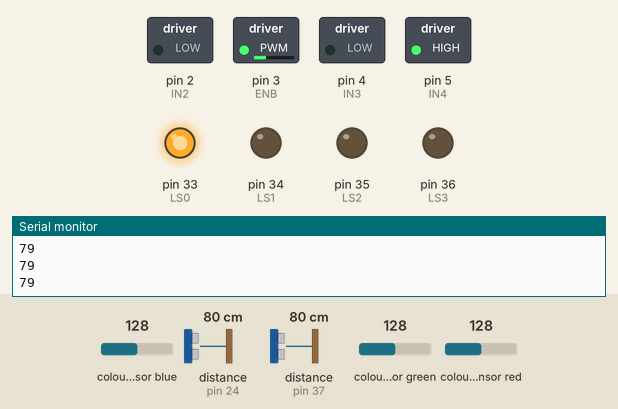
Simulated run of this sketch. Board: Arduino Mega 2560, built with avr-gcc and run on an emulated ATmega2560. Parts: switched loads named in the sketch (green lamp = pin HIGH), output pins drawn as LEDs (lit = HIGH), the last lines printed to the serial monitor. Wiring (inferred from the names in the program): ultrasonic range finder: trigger pin 25; echo pin 24; TCS3200 colour sensor: output pin 12; S2 pin 30; S3 pin 7; S0 pin 28; S1 pin 29. Inputs (shaded band) come from the test bench; at power-on: distance to the obstacle (sensors on pin 24, pin 37) 80 cm, colour sensor blue 128, colour sensor green 128, colour sensor red 128. The echo pulse lasts 58.3 µs per cm; pins used as bus, display or sensor lines are not drawn.

Above: at 1.2 s.
1.3 s: distance to the obstacle (sensor on pin 24) set to 17 cm
2.8 s: distance to the obstacle (sensor on pin 24) set to 14 cm
At 6.6 s:
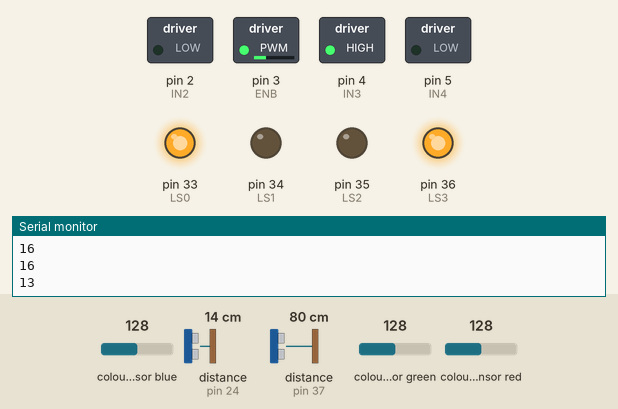
7.6 s: distance to the obstacle (sensor on pin 24) set to 60 cm
At 10.5 s:
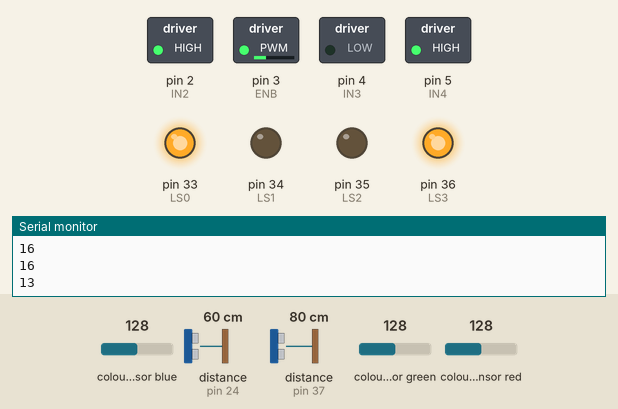
10.6 s: distance to the obstacle (sensor on pin 24) set to 2 cm
At 13.7 s:
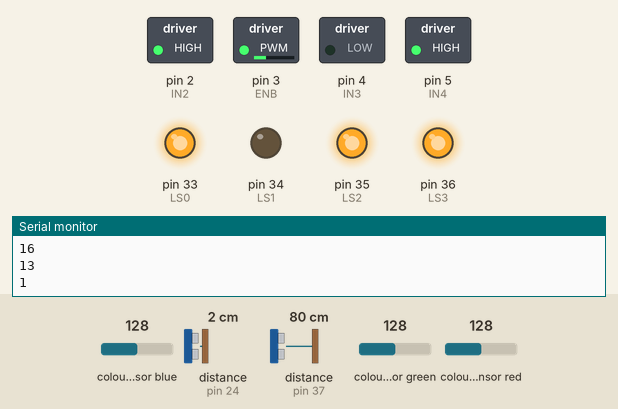
Timing chart, 0 to 14.6 s (numbered marks = the images above; inputs shaded):
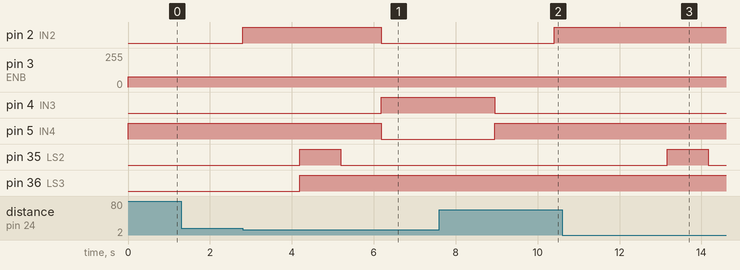

The sketch:

ObstacleAvoidance.ino
```cpp
//Right Color Sensor, CS1
#define RS0 28
#define RS1 29
#define RS2 30
#define RS3 7
#define RSOut 12

//Left Color Sensor, CS2
#define LS0 33
#define LS1 34
#define LS2 35
#define LS3 36
#define LSOut 37

// Analog values for colors
#define redMin 38
#define redMax 236
#define greenMin 40
#define greenMax 364
#define blueMin 36
#define blueMax 319

//Left Motor
//I changed the values here to align with the chart Perrin made
#define ENA 0
#define IN1 1
#define IN2 2

// RIGHT Motor
#define ENB 3
#define IN3 4
#define IN4 5

// Ultrasonic Sensor 1, front of the vehicle
#define echoPin1 24
#define trigPin1 25

// _Ultrasonic Sensor 2, side of the vehicle
#define echoPin2 26
#define trigPin2 27

//Timing
#define speedR 30
#define speedL 30
#define waitTime 1450
#define turnTime 1380

//motors
int PWMvalR = 255*speedR/100;
int PWMvalL = 255*speedL/100;

//color sensor
int RredFreq = 0;     int LredFreq = 0;
int RgreenFreq = 0;   int LgreenFreq = 0;
int RblueFreq = 0;    int LblueFreq = 0;
int RredColor = 0;    int LredColor = 0;
int RgreenColor = 0;  int LgreenColor = 0;
int RblueColor = 0;   int LblueColor = 0;

char isColorR = 0;    char isColorL = 0;

//front ultrasonic sensor
long duration1;
int distance1;
int targetDistance1 = 15;

//side ultrasonic sensor
long duration2;
int distance2;
int targetDistance2 = 15;

//States
enum {FindBoundary,FindGap,Choice,End};
unsigned char state;

void setup() {
  // put your setup code here, to run once:
   // Set all motor controller pins as outputs
  pinMode(ENA, OUTPUT);
  pinMode(ENB, OUTPUT);
  pinMode(IN1, OUTPUT);
  pinMode(IN2, OUTPUT);
  pinMode(IN3, OUTPUT);
  pinMode(IN4, OUTPUT);

  // Initial state - Turn off all the motors
  digitalWrite(IN1, LOW);
  digitalWrite(IN2, LOW);
  digitalWrite(IN3, LOW);
  digitalWrite(IN4, LOW);

  // Port setup for LEFT and RIGHT color sensor pins
  pinMode(RS0, OUTPUT); pinMode(RS1, OUTPUT); pinMode(RS2, OUTPUT); pinMode(RS3, OUTPUT); pinMode(RSOut, INPUT);
  pinMode(LS0, OUTPUT); pinMode(LS1, OUTPUT); pinMode(LS2, OUTPUT); pinMode(LS3, OUTPUT); pinMode(LSOut, INPUT);

  // Setting sensor frequency scaling to 20%
  digitalWrite(RS0, HIGH); digitalWrite(RS1, LOW);
  digitalWrite(LS0, HIGH); digitalWrite(LS1, LOW);

  //ultrasonic sensors
  pinMode(trigPin1, OUTPUT);
  pinMode(echoPin1, INPUT);
  pinMode(trigPin2, OUTPUT);// I added this line to account for the other color sensor, it needs to be determined if the color sensor is the fron or the side one
  pinMode(echoPin2, INPUT);

  state = Choice;

  Serial.begin(115200);
}

void loop() {
  // put your main code here, to run repeatedly:
  switch (state){

    case FindBoundary:
      if(RightSensor() == 1 && LeftSensor() == 1){
        RotateRt();
        delay(2*turnTime);
        state = FindGap;
      }
      else{
        Forward();
      }
    break;

    case FindGap:
      if(SideUltrasonic() > targetDistance2){
        Forward();
        delay(waitTime);
        RotateLft();
        delay(turnTime);
        state = Choice;
      }
      else{
        Forward();
      }
    break;

    case Choice:
      if(RightSensor() == 2 && LeftSensor() == 2){
        Stop();
        state = End;
      }
      else if(FrontUltrasonic() < targetDistance1){
        RotateLft();
        delay(turnTime);
        state = FindBoundary;
      }
      else{
        Forward();
      }
    break;

    case End:
    Stop();
    break;

    default:
      state = Choice;
    break;

  }

}

char RightSensor() {
  // Setting RED (R) filter photodiodes to be read
  digitalWrite(RS2,LOW);
  digitalWrite(RS3,LOW);
  RredFreq = pulseIn(RSOut, LOW);
  RredColor = map(RredFreq, redMin, redMax, 255, 0);

  // Setting GREEN (G) filtered photodiodes to be read
  digitalWrite(RS2,HIGH);
  digitalWrite(RS3,HIGH);
  RgreenFreq = pulseIn(RSOut, LOW);
  RgreenColor = map(RgreenFreq, greenMin, greenMax, 255, 0);

  // Setting BLUE (B) filtered photodiodes to be read
  digitalWrite(RS2,LOW);
  digitalWrite(RS3,HIGH);
  RblueFreq = pulseIn(RSOut, LOW);
  RblueColor = map(RblueFreq, blueMin, blueMax, 255, 0);

  if(RredColor>200 && RgreenColor>200 && RblueColor>200){ //checks if color is white
    isColorR = 1;
  }
  else if(RgreenColor>RredColor && RgreenColor>RblueColor){ //green
    isColorR = 2;
  }
  else{
    isColorR = 0;
  }
  return isColorR;
}

char LeftSensor() { // Uses color sensor to estimate the color of an object
  // Setting RED (R) filter photodiodes to be read
  digitalWrite(LS2,LOW);
  digitalWrite(LS3,LOW);
  LredFreq = pulseIn(LSOut, LOW);
  LredColor = map(LredFreq, redMin, redMax, 255, 0);

  // Setting GREEN (G) filtered photodiodes to be read
  digitalWrite(LS2,HIGH);
  digitalWrite(LS3,HIGH);
  LgreenFreq = pulseIn(LSOut, LOW);
  LgreenColor = map(LgreenFreq, greenMin, greenMax, 255, 0);

  // Setting BLUE (B) filtered photodiodes to be read
  digitalWrite(LS2,LOW);
  digitalWrite(LS3,HIGH);
  LblueFreq = pulseIn(LSOut, LOW);
  LblueColor = map(LblueFreq, blueMin, blueMax, 255, 0);

  if(LredColor>200 && LgreenColor>200 && LblueColor>200){
    isColorL = 1;
  }
  else if(LgreenColor>LredColor && LgreenColor>LblueColor){ //green
    isColorL = 2;
  }
  else{
    isColorL = 0;
  }
  return isColorL;
}

int FrontUltrasonic()
{
  digitalWrite(trigPin1, LOW);
  delayMicroseconds(2);
  digitalWrite(trigPin1, HIGH);
  delayMicroseconds(10);
  digitalWrite(trigPin1, LOW);
  duration1 = pulseIn(echoPin1, HIGH);
  distance1 = duration1 * 0.034 / 2;
  Serial.println(distance1);
  return distance1;
}

int SideUltrasonic()
{
  digitalWrite(trigPin1, LOW);
  delayMicroseconds(2);
  digitalWrite(trigPin1, HIGH);
  delayMicroseconds(10);
  digitalWrite(trigPin1, LOW);
  duration2 = pulseIn(echoPin1, HIGH);
  distance2 = duration2 * 0.034 / 2;
  return distance2;
}

void Stop() {
  digitalWrite(IN1, LOW);
  digitalWrite(IN2, LOW);
  digitalWrite(IN3, LOW);
  digitalWrite(IN4, LOW);
}

void Forward() {
  analogWrite(ENA, PWMvalR);
  analogWrite(ENB, PWMvalL);

  digitalWrite(IN1, HIGH);
  digitalWrite(IN2, LOW);
  digitalWrite(IN3, LOW);
  digitalWrite(IN4, HIGH);
}

void RotateRt() {
  analogWrite(ENA, PWMvalR);
  analogWrite(ENB, PWMvalL);

  digitalWrite(IN1, HIGH);
  digitalWrite(IN2, LOW);
  digitalWrite(IN3, HIGH);
  digitalWrite(IN4, LOW);
}

void RotateLft() {
  analogWrite(ENA, PWMvalR);
  analogWrite(ENB, PWMvalL);

  digitalWrite(IN1, LOW);
  digitalWrite(IN2, HIGH);
  digitalWrite(IN3, LOW);
  digitalWrite(IN4, HIGH);
}

void Backward()
{
  analogWrite(ENA, PWMvalR);
  analogWrite(ENB, PWMvalL);

  digitalWrite(IN1, LOW);
  digitalWrite(IN2, HIGH);
  digitalWrite(IN3, HIGH);
  digitalWrite(IN4, LOW);
}
```

Measured:
- the behaviour switches between 16 and 15 cm on distance to the obstacle (sensor on pin 24) (found by bisection; images 0 and 1)
- after the input at 2.8 s, pin 2 (IN2): LOW → HIGH at once, → LOW 3.4 s later; pin 4 (IN3): LOW → HIGH after 3.4 s; pin 5 (IN4): HIGH → LOW after 3.4 s; pin 35 (LS2): LOW → HIGH after 1.4 s, → LOW 1.0 s later; pin 36 (LS3): LOW → HIGH after 1.4 s
- after the input at 7.6 s, pin 2 (IN2): LOW → HIGH after 2.8 s
- after the input at 10.6 s, pin 2 (IN2): stays HIGH (without the input it goes to LOW after 1.2 s); pin 35 (LS2): LOW → HIGH after 2.6 s, → LOW 1.0 s later
